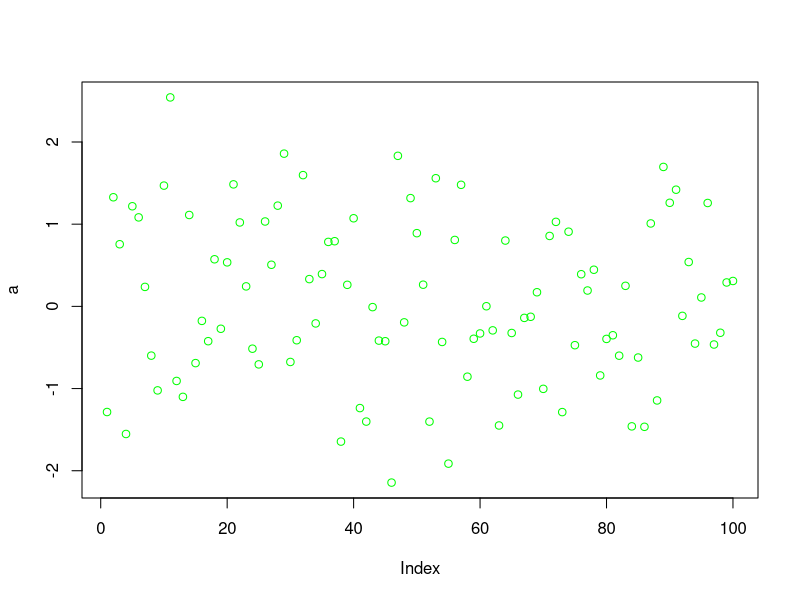

Source code (R):
## ---- chunk 1
a <- rnorm(100)
plot(a, col="green")
